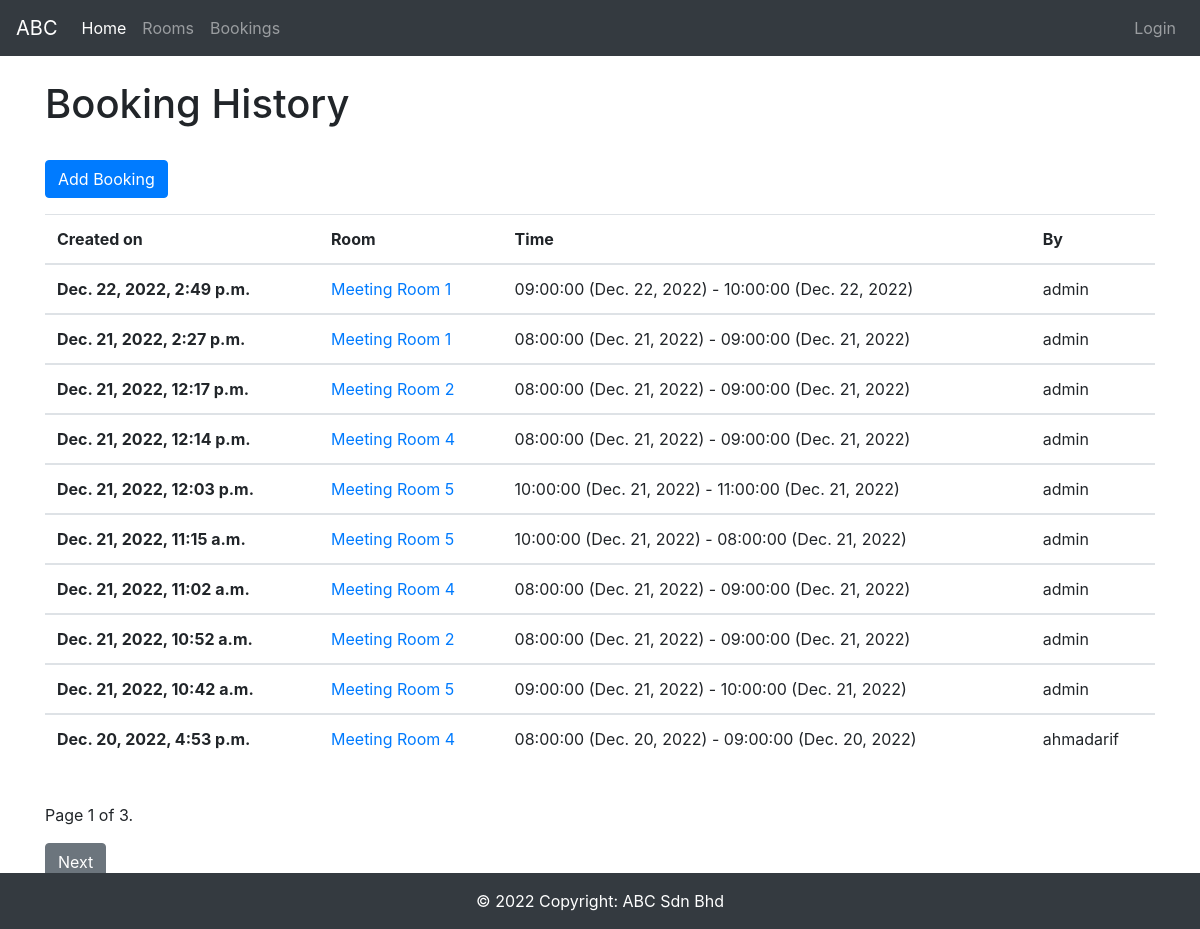
The app's page /roombooking/bookings/, older data.
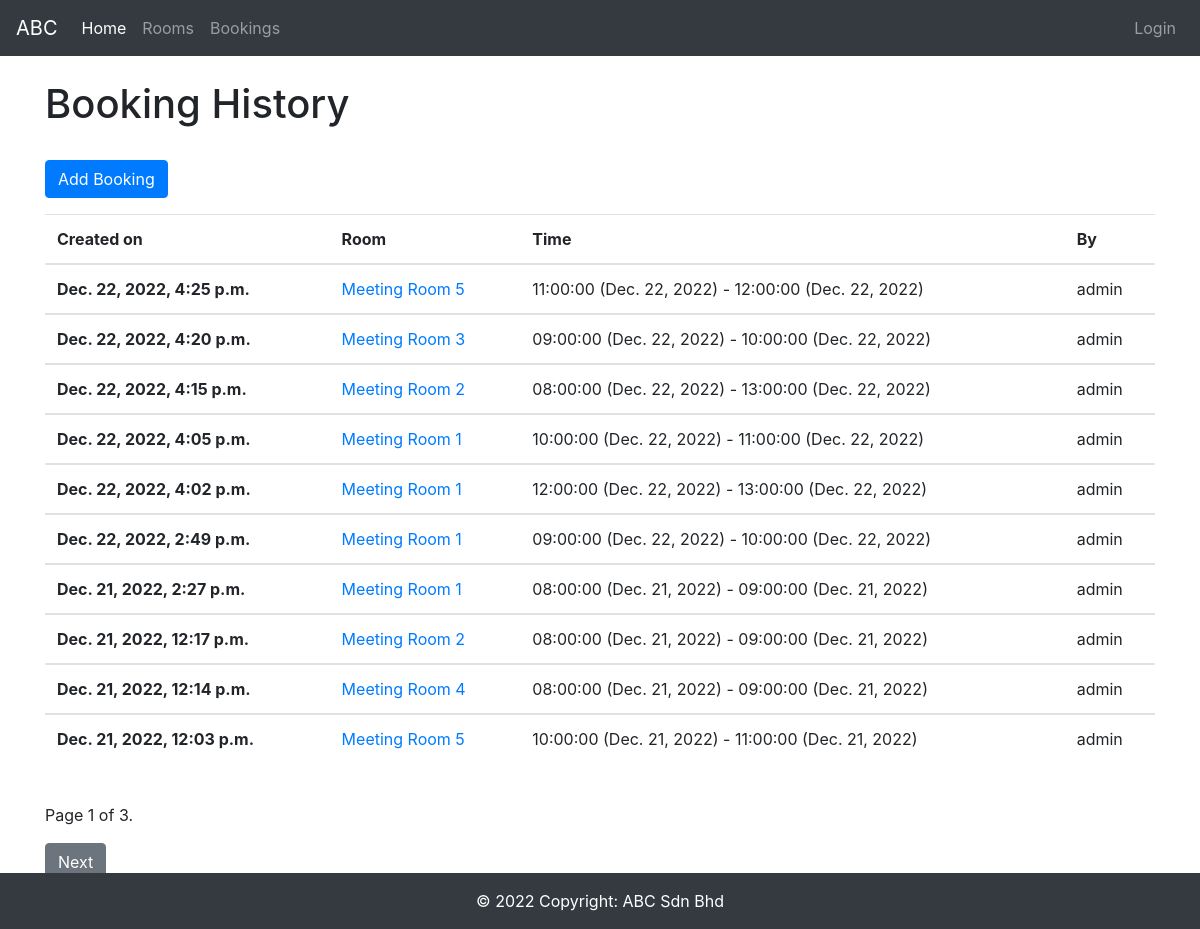
The same page, newer data.
### roombooking/models.py (models this page shows, shortened)
class Booking(models.Model):
    startdate = models.DateField()
    starttime = models.ForeignKey(StartTime, on_delete=models.PROTECT, null=True)
    enddate = models.DateField()
    endtime = models.ForeignKey(EndTime, on_delete=models.PROTECT, null=True)
    room = models.ForeignKey(Room, on_delete=models.CASCADE)
    organizer = models.ForeignKey(User, on_delete=models.CASCADE)
    dateadded = models.DateTimeField(auto_now_add=True)
    class Meta:
        ordering = ['-dateadded']
    def get_absolute_url(self):
        return reverse('booking-detail', args=[str(self.id)])

class Room(models.Model):
    name = models.CharField(max_length=255)
    room_pic = models.ImageField(upload_to="images/", null=True)
    dateadded = models.DateTimeField(auto_now_add=True)

class StartTime(models.Model):
    time =  models.TimeField()
    def __str__(self):
        return '{0}'.format(self.time)

class EndTime(models.Model):
    time =  models.TimeField()
    def __str__(self):
        return '{0}'.format(self.time)

### roombooking/views.py (the view)
# urls.py: path('bookings/', views.BookingListView.as_view(), name='bookings'),
class BookingListView(generic.ListView):
    model = Booking
    paginate_by = 10
    class Meta:
        ordering = ['starttime']

### roombooking/templates/roombooking/booking_list.html
{% extends "base_generic.html" %}
{% block content %}
<div class="">
  <h1>Booking History</h1>
  <br>
  <a href="{% url 'booking-create' %}"><button class="btn btn-primary mb-3">Add Booking</button></a>
  {% if booking_list %}
  <table class="table">
    <thead>
      <tr>
        <th scope="col">Created on</th>
        <th scope="col">Room</th>
        <th scope="col">Time</th>
        <th scope="col">By</th>
      </tr>
    </thead>
    {% for booking in booking_list %}
    <tbody>
      <tr>
        <th scope="row">{{ booking.dateadded }}</th>
        <td><a href="{{ booking.get_absolute_url }}">{{booking.room.name}}</a></td>
        <td>{{booking.starttime}} ({{booking.startdate}}) - {{booking.endtime}} ({{booking.enddate}})</td>
        <td>{{booking.organizer}}</td>
      </tr>
    </tbody>
    {% endfor %}
  </table>
  {% else %}
    <p>There are no bookings in the library.</p>
  {% endif %}
</div>
{% endblock %}

Row changes from the older to the newer data that the page shows:
no longer on this page (row unchanged): Booking: dateadded "Dec. 21, 2022, 11:15 a.m.", room.name "Meeting Room 5", starttime "10:00:00", startdate "Dec. 21, 2022", endtime "08:00:00", enddate "Dec. 21, 2022", organizer "admin"
no longer on this page (row unchanged): Booking: dateadded "Dec. 21, 2022, 11:02 a.m.", room.name "Meeting Room 4", starttime "08:00:00", startdate "Dec. 21, 2022", endtime "09:00:00", enddate "Dec. 21, 2022", organizer "admin"
no longer on this page (row unchanged): Booking: dateadded "Dec. 21, 2022, 10:52 a.m.", room.name "Meeting Room 2", starttime "08:00:00", startdate "Dec. 21, 2022", endtime "09:00:00", enddate "Dec. 21, 2022", organizer "admin"
no longer on this page (row unchanged): Booking: dateadded "Dec. 21, 2022, 10:42 a.m.", room.name "Meeting Room 5", starttime "09:00:00", startdate "Dec. 21, 2022", endtime "10:00:00", enddate "Dec. 21, 2022", organizer "admin"
no longer on this page (row unchanged): Booking: dateadded "Dec. 20, 2022, 4:53 p.m.", room.name "Meeting Room 4", starttime "08:00:00", startdate "Dec. 20, 2022", endtime "09:00:00", enddate "Dec. 20, 2022", organizer "ahmadarif"
added Booking: dateadded "Dec. 22, 2022, 4:25 p.m.", room.name "Meeting Room 5", starttime "11:00:00", startdate "Dec. 22, 2022", endtime "12:00:00", enddate "Dec. 22, 2022", organizer "admin"
added Booking: dateadded "Dec. 22, 2022, 4:20 p.m.", room.name "Meeting Room 3", starttime "09:00:00", startdate "Dec. 22, 2022", endtime "10:00:00", enddate "Dec. 22, 2022", organizer "admin"
added Booking: dateadded "Dec. 22, 2022, 4:15 p.m.", room.name "Meeting Room 2", starttime "08:00:00", startdate "Dec. 22, 2022", endtime "13:00:00", enddate "Dec. 22, 2022", organizer "admin"
added Booking: dateadded "Dec. 22, 2022, 4:05 p.m.", room.name "Meeting Room 1", starttime "10:00:00", startdate "Dec. 22, 2022", endtime "11:00:00", enddate "Dec. 22, 2022", organizer "admin"
added Booking: dateadded "Dec. 22, 2022, 4:02 p.m.", room.name "Meeting Room 1", starttime "12:00:00", startdate "Dec. 22, 2022", endtime "13:00:00", enddate "Dec. 22, 2022", organizer "admin"
